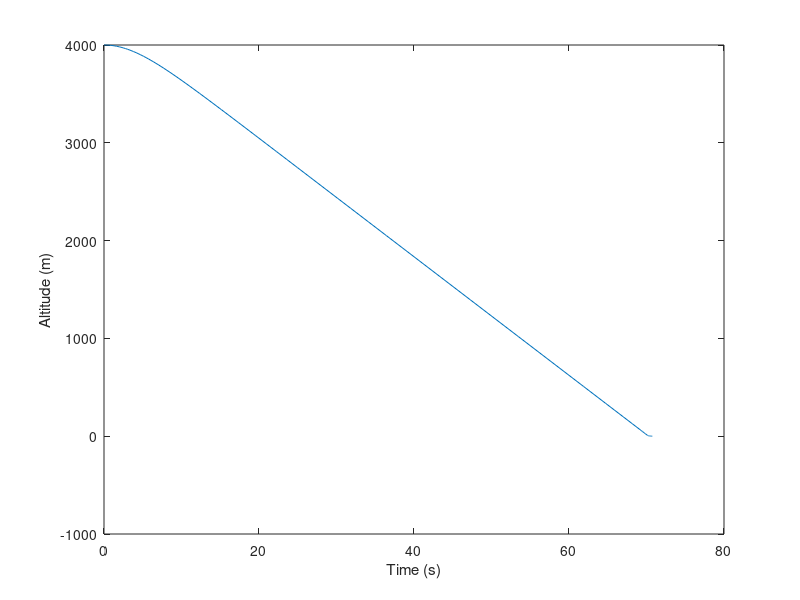

The MATLAB source for this figure:
% Computes the descent of a skydiver.
% Precondition: n/a.
% Postcondition: the result have been plotted.

function res = ex11_1()
    % set the parameters
    t = 0;
    X = [4000, 0];
    tspan = [0, 1000];
    
    % solve ODE
    options = odeset('Events', @event_func);
    [T, M] = ode45(@rate_func, tspan, X, options);

    % unpack the derivatives
    Y = M(:, 1);

    % plot the results
    plot(T, Y);
    xlabel('Time (s)');
    ylabel('Altitude (m)');

    % display final values
    T(end)
    M(end, :)
end

function res = rate_func(t, X)
    % unpack position and velocity
    y = X(1);
    v = X(2);

    % compute the derivatives
    dydt = v;
    dvdt = acceleration(t, X);

    % pack the derivatives into a column vector
    res = [dydt; dvdt];
end

function [value, isterminal, direction] = event_func(t, X)
    value = X(1);
    isterminal = 1;
    direction = -1;
end

function res = acceleration(t, X)
    if X(1) >= 7.7
        b = 0.2;                % drag constant for free fall in kg/m
    else
        b = 29;                 % drag constant for parachute in kg/m
    end
    v = X(2);                   % velocity in m/s
    f_d = -sign(v) * b * v^2;   % drag force in N

    m = 75;                     % mass in kg
    a_d = f_d / m;              % drag acceleration in m/s^2

    a_g = -9.8;                 % gravity acceleration in m/s^2

    res = a_d + a_g;
end